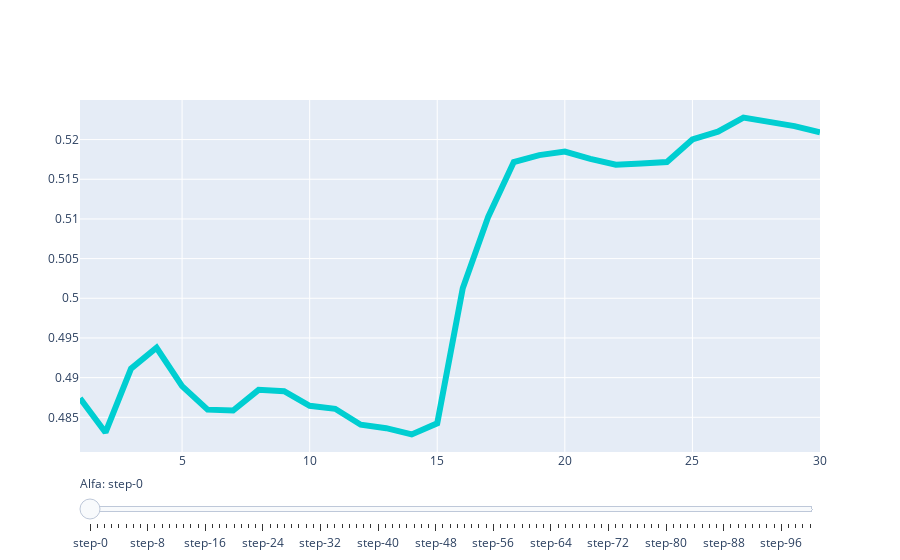

Source (notebook cell):
### Code cell
### Similarity based on article topic
time_similarity_channel, time_similarity_running_channel = compute_time_base_similiarities(selected_postings, "ArticleRessortName")
time_similarity_ressort, time_similarity_running_ressort = compute_time_base_similiarities(selected_postings, "ArticleChannel")

postings['ArticleRessortName'].nunique()
postings['ArticleChannel'].nunique()
alfa = (postings['ArticleChannel'].nunique())/(postings['ArticleChannel'].nunique()+postings['ArticleRessortName'].nunique())
print(alfa)
# alfa = 0.3

time_similarity_channel_alfa = [x * alfa for x in time_similarity_channel]
time_similarity_ressort_alfa = [x * (1-alfa) for x in time_similarity_ressort]

time_similarity_running_channel_alfa = [x * alfa for x in time_similarity_running_channel]
time_similarity_running_ressort_alfa = [x * (1-alfa) for x in time_similarity_running_ressort]


time_similarity_final = [x + y for x, y in zip([x * alfa for x in time_similarity_channel], [x * (1-alfa) for x in time_similarity_ressort])]
time_similarity_running_final = [x + y for x, y in zip([x * alfa for x in time_similarity_running_channel], [x * (1-alfa) for x in time_similarity_running_ressort])]

plt.plot(range(1,31), time_similarity_final)
plt.plot(range(1,31), time_similarity_running_final)
import plotly.graph_objects as go
import numpy as np

# Create figure
fig = go.Figure()

# Add traces, one for each slider step
for alfa in np.arange(0, 1.1, 0.01):
    fig.add_trace(
        go.Scatter(
            visible=False,
            line=dict(color="#00CED1", width=6),
            name="𝜈 = " + str(alfa),
            x=np.arange(1, 31, 1),
            y = [x + y for x, y in zip([x * alfa for x in time_similarity_running_channel], [x * (1-alfa) for x in time_similarity_running_ressort])]

))

# Make 10th trace visible
fig.data[10].visible = True

# Create and add slider
steps = []
for i in np.arange(0, 1.01, 0.01):
    step = dict(
        method="update",
        args=[{"visible": [False] * len(fig.data)},
              {"title": "Slider switched to alfa: " + str(i)}],  # layout attribute
    )
    step["args"][0]["visible"][int(i/0.01)] = True  # Toggle i'th trace to "visible"
    steps.append(step)

sliders = [dict(
    active=0.5,
    currentvalue={"prefix": "Alfa: "},
    steps=steps,
    
)]

fig.update_layout(
    sliders=sliders
)

fig.show()
